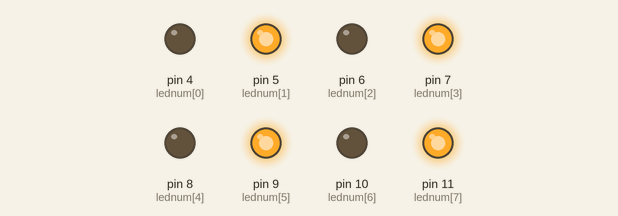
This sketch was run on a simulated Arduino Uno, built with avr-gcc and run on an emulated ATmega328P. Parts: output pins drawn as LEDs (lit = HIGH).

Above: at 0.5 s.
At 3.5 s:
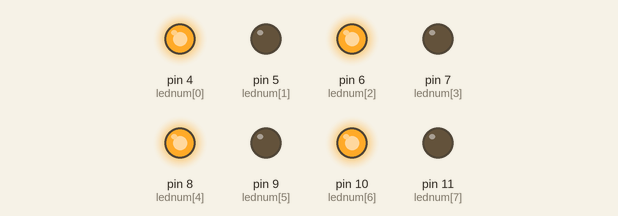
Timing chart, 0 to 6.5 s (numbered marks = the images above):
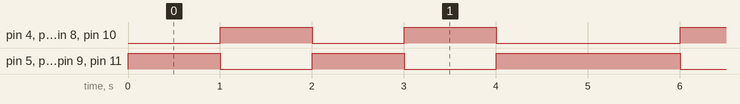

The sketch:

Experiment1_Interfacing_LED_Sequence2.ino
```cpp
int t1 = 1000;
int t2 = 500;
int lednum[]={4,5,6,7,8,9,10,11};
 void setup(){
 for(int joyce = 0; joyce < 8; joyce++){
  pinMode(lednum[joyce], OUTPUT);
 }
 }
 void loop() {
   //2nd Sequence

  for(int jayvee = 0; jayvee < 3; jayvee++){

    //for the odd number pins
    for(int kuro = 0; kuro < 8; kuro++){
      int j = lednum[kuro]%2;
      if(j>0){
        digitalWrite(lednum[kuro], 1);
      } else{digitalWrite(lednum[kuro], 0);}
    }
    delay(t1);

    if(jayvee < 2){
    //for the even number pins
    for(int kuro = 0; kuro < 8; kuro++){
      int j = lednum[kuro]%2;
      if(j==0){digitalWrite(lednum[kuro], 1);}
      else{digitalWrite(lednum[kuro], 0);}
    }
    delay(t1);} else{
      digitalWrite(3,0);
      digitalWrite(5,0);
      digitalWrite(7,0);
      digitalWrite(9,0);
    }
 }
 }
```

Measured:
- by itself, pin 4 (lednum[0]), pin 6 (lednum[2]), pin 8 (lednum[4]), pin 10 (lednum[6]): repeats every 5.0 s: LOW 1.0 s, HIGH 1.0 s, LOW 2.0 s, HIGH 1.0 s
- by itself, pin 5 (lednum[1]), pin 7 (lednum[3]), pin 9 (lednum[5]), pin 11 (lednum[7]): repeats every 5.0 s: LOW 1.0 s, HIGH 1.0 s, LOW 1.0 s, HIGH 2.0 s
- by itself, everything shown: repeats every 5.0 s, in 6 steps
